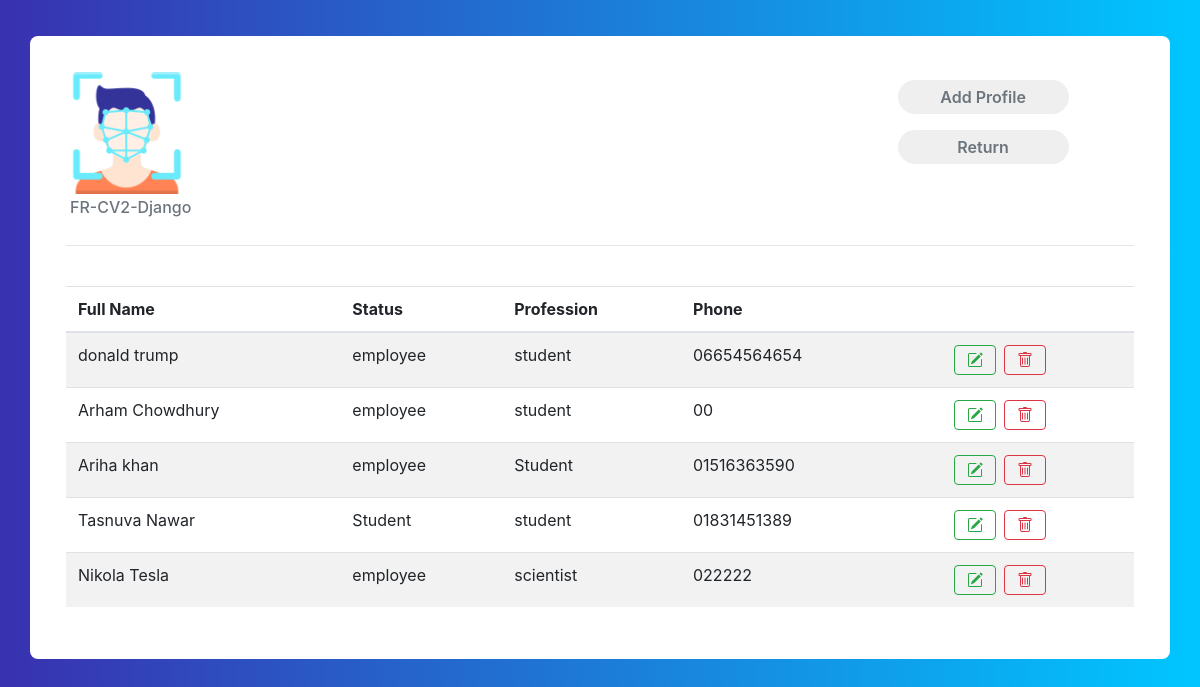
/profiles/, run on the app's committed database.
### core/models.py (models this page shows, shortened)
class Profile(models.Model):
    first_name = models.CharField(max_length=70)
    last_name = models.CharField(max_length=70)
    date = models.DateField()
    phone = models.BigIntegerField()
    email = models.EmailField()
    ranking = models.IntegerField()
    profession = models.CharField(max_length=200)
    status = models.CharField(choices=types,max_length=20,null=True,blank=False,default='employee')
    present = models.BooleanField(default=False)
    image = models.ImageField()
    updated = models.DateTimeField(auto_now=True)
    shift = models.TimeField()

### core/views.py (the view)
# urls.py: path('profiles/', profiles, name= 'profiles'),
def profiles(request):
    profiles = Profile.objects.all()
    context = {
        'profiles': profiles
    }
    return render(request, 'core/profiles.html', context)

### core/templates/core/profiles.html (shortened to what this page needs)
{% extends "core/base.html" %}
{% load static %}
{% block content %}
<div class="container emp-profile">
    <div class="row">
        <div class="col-md-3">
            <img src="{% static 'img/fcicon.png'%}" alt="" width="50%">
            <h6 class="text-muted p-1"> FR-CV2-Django</h6>
        </div>
        <div class="col-md-6">
        </div>
        <div class="col-md-3">
            <a href="{% url 'add_profile' %}"><input type="submit" class="profile-edit-btn m-2 " name="btnAddMore"
                    value="Add Profile" /></a>
            <a   href="{% url 'index' %}"><input type="submit" class="profile-edit-btn m-2 "
                        name="btnAddMore" value="Return" /></a>
        </div>
    </div>
    <hr>
    <div class="tab-content" id="myTabContent">
        <br>
        <table class="table table-striped ">
            <thead>
                <tr>
                    <th scope="col">Full Name</th>
                    <th scope="col">Status</th>
                    <th scope="col">Profession</th>
                    <th scope="col">Phone</th>
                    <th scope="col"> </th>
                    <th scope="col"> </th>
                </tr>
            </thead>
            <tbody>
                {% for profile in profiles %}
                <tr>
                    <td>{{profile.first_name}} {{profile.last_name}}</td>
                    <td>{{profile.status}}</td>
                    <td>{{profile.profession}}</td>
                    <td>0{{profile.phone}}</td>
                    <td></td>
                    <td>
                        <div class="btn-group btn-group-toggle">
                            <a href="{% url 'edit_profile' profile.id %}">
                                <button type="button" class="btn btn-outline-success mr-1">
                                </button>
                            </a>
                            <a href="{% url 'delete_profile' profile.id %}">
                                <button type="button" class="btn btn-outline-danger ml-1">
                                </button>
                            </a>
                        </div>
                    </td>
                </tr>
                {% endfor%}
            </tbody>
        </table>
    </div>
</div>
{% endblock content %}

### static/css/details.css (style rules this page uses)
.emp-profile { padding: 3%; margin-top: 3%; margin-bottom: 3%; border-radius: 0.5rem; background: #fff; }
.profile-edit-btn { border: none; border-radius: 1.5rem; width: 70%; padding: 2%; font-weight: 600; color: #6c757d; cursor: pointer; }

### static/css/body.css (style rules this page uses)
body { background: -webkit-linear-gradient(left, #3931af, #00c6ff); }

### data on the page
Profile: first_name "donald", last_name "trump", status "employee", profession "student", phone "6654564654"
Profile: first_name "Arham", last_name "Chowdhury", status "employee", profession "student", phone "0"
Profile: first_name "Ariha", last_name "khan", status "employee", profession "Student", phone "1516363590"
Profile: first_name "Tasnuva", last_name "Nawar", status "Student", profession "student", phone "1831451389"
Profile: first_name "Nikola", last_name "Tesla", status "employee", profession "scientist", phone "22222"
